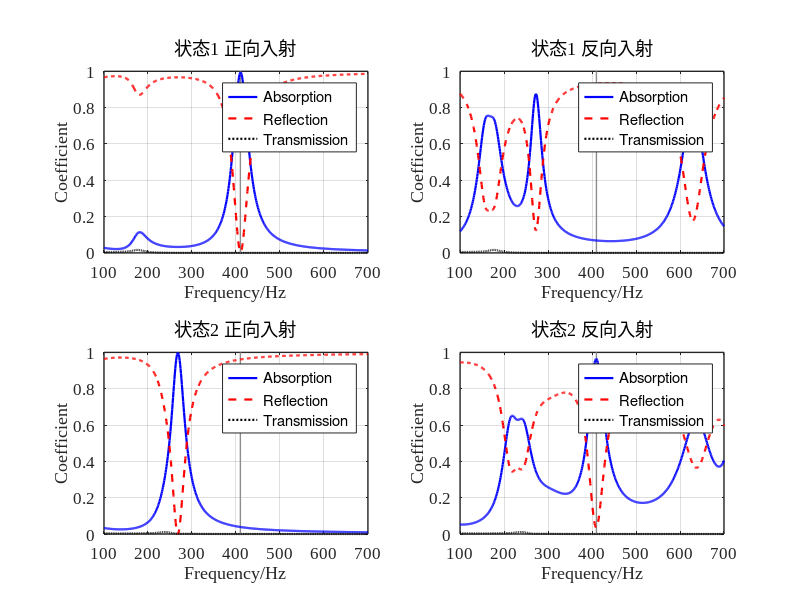

This chart was generated by the following MATLAB code:
clear;
clc;
close all;

%% 1. 基本参数

f = 100:1:700;
omega = 2*pi*f;
Nf = length(f);

rho0 = 1.29;
c0 = 343;
eta = 1.89e-5;
kappa = 0.026;
Cv = 712;
gamma = 1.4;

P0 = rho0*c0^2/gamma;
Z0 = rho0*c0;

nu = eta/rho0;
mu_bar = kappa/(rho0*Cv);

W = 30e-3;
L = 30e-3;
S = W*L;

Nc = 4;

%% 2. 四单胞结构参数

% 三层微穿孔板厚度（m）。两态共用。
t = 2e-3*ones(Nc,3);

% 12 个孔径（m）。每行一个单胞，三列是三块板。两态共用。
d = 1e-3 * [
    2.711804  0.100000  1.501016;
    0.164117  0.761422  7.061863;
    1.052348  1.809400  5.681181;
    0.100000  2.072803  4.195915
];

% 状态1 与状态2 在同一频率上对调两侧。
H1 = 1e-3 * [
    44.744852  75.888004;
    34.111026  23.505248;
    80.000000  57.129677;
    47.479635  10.000000
];

H2 = 1e-3 * [
    73.585316  55.799944;
    10.000000  59.739953;
    65.354778  16.662131;
    16.942028  50.921573
];

n_holes = ones(Nc,3);
phi = pi*d.^2.*n_holes/(4*S);
weight = ones(1,Nc)/Nc;

%% 3. 折纸几何

a = 30;       % mm
hc = 20;      % mm
n0 = 4;
beta = 45;    % degree

%% 4. 微穿孔板阻抗（孔径不变，只算一次）

Zp = complex(zeros(Nc,3,Nf));

for s = 1:Nc
    for j = 1:3
        y = (d(s,j)/2)./sqrt(eta./(rho0*omega));
        q = y*sqrt(-1i);
        F = 1-2*besselj(1,q)./(q.*besselj(0,q));
        Z = 1i*omega*rho0*t(s,j)./(phi(s,j).*F) ...
          + sqrt(2)*eta*y./(phi(s,j)*d(s,j)) ...
          + 1i*0.85*omega*rho0*d(s,j)/phi(s,j);
        Zp(s,j,:) = reshape(Z,1,1,Nf);
    end
end

%% 5. Full Stinson Model（与腔高无关，只算一次）

N = 200;

Sv = zeros(1,Nf);
St = zeros(1,Nf);

for m = 0:N
    am = (2*m+1)*pi/W;
    for n = 0:N
        bn = (2*n+1)*pi/L;
        lambda2 = am^2+bn^2;
        wmn = 1/(am^2*bn^2);
        Sv = Sv + wmn*lambda2./(lambda2+1i*omega/nu);
        St = St + wmn*lambda2./(lambda2+1i*omega/mu_bar);
    end
end

Fv = 64*Sv/(W^2*L^2);
Ft = 64*St/(W^2*L^2);

rho_eff = rho0./(1-Fv);
K_eff = gamma*P0./(1+(gamma-1)*Ft);

k_eff = omega.*sqrt(rho_eff./K_eff);
Z_eff = sqrt(rho_eff.*K_eff);

%% 6. 两种腔高分别算正反向吸声

Hstate = cat(3,H1,H2);
alpha = zeros(2,2,Nf);
refl = zeros(2,2,Nf);
trans = zeros(2,Nf);

for state = 1:2
    H = Hstate(:,:,state);
    H_mm = H*1e3;
    h = H_mm/n0;

    if any(H_mm(:)<=0) || any(H_mm(:)>n0*hc)
        error('状态 %d 的腔高必须满足 0 < H <= %.0f mm。', state, n0*hc);
    end

    q = sqrt(max(0,hc^2-h.^2));
    V11 = a.*h.*q/16;
    V12 = h.*(a-hc).*q/(16*tand(beta));
    V13 = h.*q/24.*(hc/tand(beta)-q/2);
    V_mm3 = 8*n0.*(a^2.*h/8-V11-V12-V13);

    if any(V_mm3(:)<=0)
        error('状态 %d 的折纸腔体积出现非正值。', state);
    end

    H_eq = V_mm3*1e-9/S;

    fprintf('\n========== 状态 %d ==========\n', state);
    disp('实际腔高（mm）：');
    disp(H_mm);
    disp('等效腔高（mm）：');
    disp(H_eq*1e3);

    rf = complex(zeros(1,Nf));
    rb = complex(zeros(1,Nf));
    tau = complex(zeros(1,Nf));

    for ii = 1:Nf
        Y_total = complex(zeros(2,2));
        k = k_eff(ii);
        Z = Z_eff(ii);

        for s = 1:Nc
            Tp1 = [1,Zp(s,1,ii);0,1];
            Tp2 = [1,Zp(s,2,ii);0,1];
            Tp3 = [1,Zp(s,3,ii);0,1];

            Hc1 = H_eq(s,1);
            Hc2 = H_eq(s,2);
            Tc1 = [cos(k*Hc1),1i*Z*sin(k*Hc1);
                   1i*sin(k*Hc1)/Z,cos(k*Hc1)];
            Tc2 = [cos(k*Hc2),1i*Z*sin(k*Hc2);
                   1i*sin(k*Hc2)/Z,cos(k*Hc2)];

            Tm = Tp1*Tc1*Tp2*Tc2*Tp3;
            A = Tm(1,1);
            B = Tm(1,2);
            C = Tm(2,1);
            D = Tm(2,2);
            Ys = [D/B,C-A*D/B;1/B,-A/B];
            Y_total = Y_total+weight(s)*Ys;
        end

        Y11 = Y_total(1,1);
        Y12 = Y_total(1,2);
        Y21 = Y_total(2,1);
        Y22 = Y_total(2,2);

        A = -Y22/Y21;
        B = 1/Y21;
        C = Y12-Y11*Y22/Y21;
        D = Y11/Y21;

        den = A+B/Z0+C*Z0+D;
        tau(ii) = 2/den;
        rf(ii) = (A+B/Z0-C*Z0-D)/den;
        rb(ii) = (-A+B/Z0-C*Z0+D)/den;
    end

    alpha(state,1,:) = 1-abs(rf).^2-abs(tau).^2;
    alpha(state,2,:) = 1-abs(rb).^2-abs(tau).^2;
    refl(state,1,:) = abs(rf).^2;
    refl(state,2,:) = abs(rb).^2;
    trans(state,:) = abs(tau).^2;
end

%% 7. 同一频率上的两侧对调

af1 = squeeze(alpha(1,1,:)).';
ab1 = squeeze(alpha(1,2,:)).';
Rf1 = squeeze(refl(1,1,:)).';
Rb1 = squeeze(refl(1,2,:)).';
T1 = trans(1,:);
af2 = squeeze(alpha(2,1,:)).';
ab2 = squeeze(alpha(2,2,:)).';
Rf2 = squeeze(refl(2,1,:)).';
Rb2 = squeeze(refl(2,2,:)).';
T2 = trans(2,:);
joint = (af1-1).^2 + Rf1.^2 + T1.^2 + (Rb1-1).^2 + ab1.^2 ...
    + (ab2-1).^2 + Rb2.^2 + T2.^2 + (Rf2-1).^2 + af2.^2;
[~, iBest] = min(joint);
near = af1>=0.95 & Rf1<=0.05 & T1<=0.02 & Rb1>=0.90 & ab1<=0.08 ...
    & ab2>=0.95 & Rb2<=0.05 & T2<=0.02 & Rf2>=0.90 & af2<=0.08;
fp = [f(iBest), f(iBest)];

fprintf('\n========== 同一频率上的两侧对调 ==========\n');
fprintf('最好频率 %.0f Hz\n', f(iBest));
fprintf('状态1  正向吸声 %.4f  反射 %.4f  透射 %.4f\n', af1(iBest), Rf1(iBest), T1(iBest));
fprintf('状态1  反向吸声 %.4f  反射 %.4f  透射 %.4f\n', ab1(iBest), Rb1(iBest), T1(iBest));
fprintf('状态2  正向吸声 %.4f  反射 %.4f  透射 %.4f\n', af2(iBest), Rf2(iBest), T2(iBest));
fprintf('状态2  反向吸声 %.4f  反射 %.4f  透射 %.4f\n', ab2(iBest), Rb2(iBest), T2(iBest));
fprintf('接近这一标准的频率点 %d 个：', sum(near));
fprintf(' %.0f', f(near));
fprintf(' Hz\n');

%% 8. 绘图

titles = { ...
    '状态1 正向入射', '状态1 反向入射', ...
    '状态2 正向入射', '状态2 反向入射'};
side = [1 2 1 2];
stateId = [1 1 2 2];

figure('Color','w','Position',[40 40 1100 760]);
for p = 1:4
    subplot(2,2,p);
    st = stateId(p);
    sd = side(p);
    hold on;
    plot([fp(st) fp(st)], [0 1], 'Color', [0.55 0.55 0.55], 'LineWidth', 1.0, 'HandleVisibility', 'off');
    hA = plot(f, squeeze(alpha(st,sd,:)), 'b-', 'LineWidth', 1.6);
    hR = plot(f, squeeze(refl(st,sd,:)), 'r--', 'LineWidth', 1.6);
    hT = plot(f, trans(st,:), 'k:', 'LineWidth', 1.6);
    grid on; box on;
    xlim([100 700]); ylim([0 1]);
    xticks(100:100:700); yticks(0:0.2:1);
    xlabel('Frequency/Hz'); ylabel('Coefficient');
    title(titles{p}, 'FontWeight', 'normal');
    legend([hA, hR, hT], {'Absorption', 'Reflection', 'Transmission'}, 'Location', 'best');
    set(gca, 'FontName', 'Times New Roman', 'FontSize', 12, 'LineWidth', 1.0, 'TickDir', 'in');
end

outDir = fileparts(mfilename('fullpath'));
if isempty(outDir)
    outDir = pwd;
end
print(gcf, fullfile(outDir, 'ep_reversal_result.png'), '-dpng', '-r140');
fprintf('图已保存。\n');
